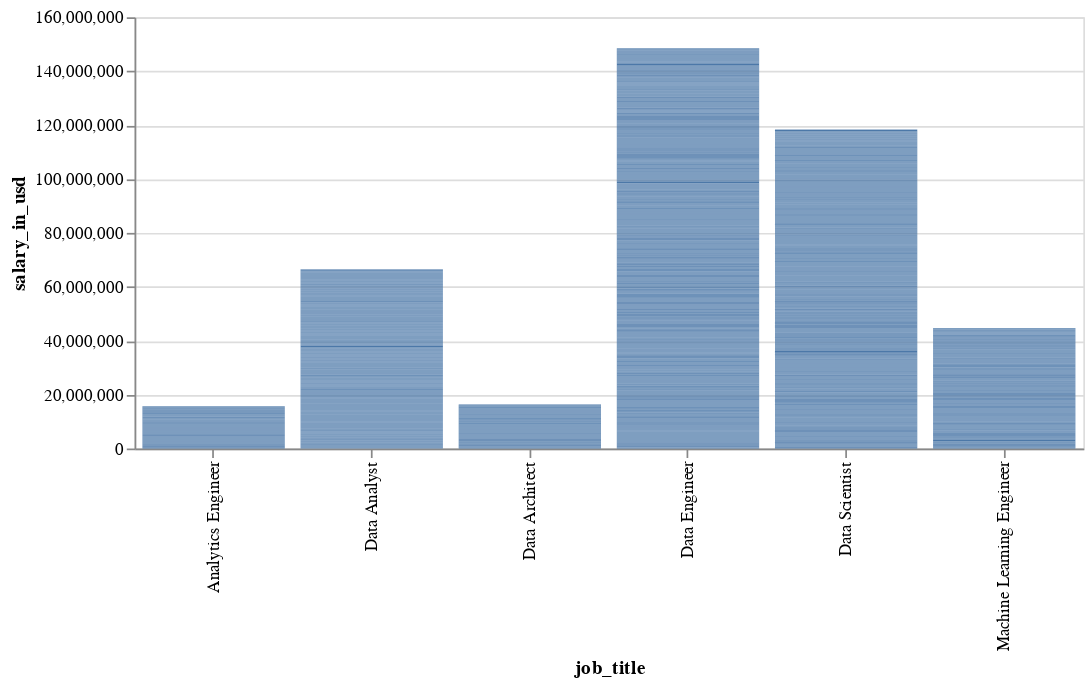

Source (notebook cell):
### Markdown cell above
## Data visualization
below are some histograms to demonstrate distribution of the occupations with respect to different columns

### Code cell
alt.Chart(df).mark_bar().encode(
    x = 'job_title',
    y = 'salary_in_usd',
    tooltip = 'salary_in_usd'
).properties(
    width=550,
    height=250
)

### Figure 1 — Vega-Lite specification as saved in the notebook (floating-point values rounded to 4 significant figures; data arrays with more than 128 entries replaced by an {"elided": "..."} marker saying what was removed)
{"config": {"view": {"continuousWidth": 400, "continuousHeight": 300}}, "data": {"name": "data-b83745cc0e728d3ae62d3a065110339e"}, "mark": "bar", "encoding": {"tooltip": {"field": "salary_in_usd", "type": "quantitative"}, "x": {"field": "job_title", "type": "nominal"}, "y": {"field": "salary_in_usd", "type": "quantitative"}}, "height": 250, "width": 550, "$schema": "https://vega.github.io/schema/vega-lite/v4.17.0.json", "datasets": {"data-b83745cc0e728d3ae62d3a065110339e": {"elided": "2985 records"}}}
